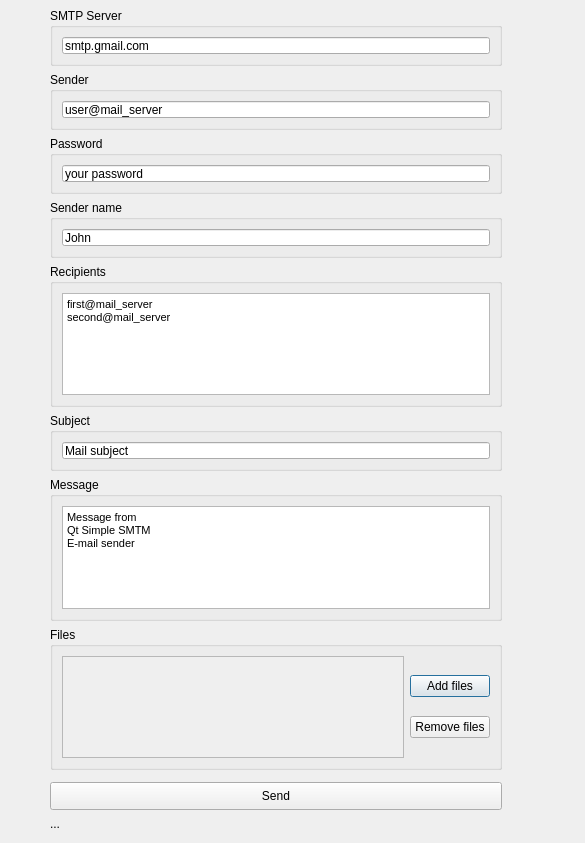
<?xml version="1.0" encoding="UTF-8"?>
<ui version="4.0">
 <class>mail</class>
 <widget class="QDialog" name="mail">
  <property name="geometry">
   <rect>
    <x>0</x>
    <y>0</y>
    <width>585</width>
    <height>843</height>
   </rect>
  </property>
  <property name="windowTitle">
   <string>Dialog</string>
  </property>
  <widget class="QGroupBox" name="groupBox_4">
   <property name="geometry">
    <rect>
     <x>50</x>
     <y>264</y>
     <width>452</width>
     <height>143</height>
    </rect>
   </property>
   <property name="title">
    <string>Recipients</string>
   </property>
   <layout class="QVBoxLayout" name="verticalLayout_10">
    <item>
     <widget class="QTextEdit" name="teRecipients_2">
      <property name="html">
       <string>&lt;!DOCTYPE HTML PUBLIC &quot;-//W3C//DTD HTML 4.0//EN&quot; &quot;http://www.w3.org/TR/REC-html40/strict.dtd&quot;&gt;
&lt;html&gt;&lt;head&gt;&lt;meta name=&quot;qrichtext&quot; content=&quot;1&quot; /&gt;&lt;style type=&quot;text/css&quot;&gt;
p, li { white-space: pre-wrap; }
&lt;/style&gt;&lt;/head&gt;&lt;body style=&quot; font-family:'MS Shell Dlg 2'; font-size:7.8pt; font-weight:400; font-style:normal;&quot;&gt;
&lt;p style=&quot; margin-top:0px; margin-bottom:0px; margin-left:0px; margin-right:0px; -qt-block-indent:0; text-indent:0px;&quot;&gt;&lt;span style=&quot; font-family:'MS Shell Dlg 2'; font-size:8.25pt;&quot;&gt;first@mail_server&lt;/span&gt;&lt;/p&gt;
&lt;p style=&quot; margin-top:0px; margin-bottom:0px; margin-left:0px; margin-right:0px; -qt-block-indent:0; text-indent:0px;&quot;&gt;&lt;span style=&quot; font-family:'MS Shell Dlg 2'; font-size:8.25pt;&quot;&gt;second@mail_server&lt;/span&gt;&lt;/p&gt;&lt;/body&gt;&lt;/html&gt;</string>
      </property>
     </widget>
    </item>
   </layout>
  </widget>
  <widget class="QGroupBox" name="groupBox_5">
   <property name="geometry">
    <rect>
     <x>50</x>
     <y>413</y>
     <width>452</width>
     <height>58</height>
    </rect>
   </property>
   <property name="title">
    <string>Subject</string>
   </property>
   <layout class="QVBoxLayout" name="verticalLayout_15">
    <item>
     <widget class="QLineEdit" name="leSubject_2">
      <property name="text">
       <string>Mail subject</string>
      </property>
     </widget>
    </item>
   </layout>
  </widget>
  <widget class="QGroupBox" name="groupBox">
   <property name="geometry">
    <rect>
     <x>50</x>
     <y>8</y>
     <width>452</width>
     <height>58</height>
    </rect>
   </property>
   <property name="title">
    <string>SMTP Server</string>
   </property>
   <layout class="QVBoxLayout" name="verticalLayout_11">
    <item>
     <widget class="QLineEdit" name="leSmtpServer_2">
      <property name="text">
       <string>smtp.gmail.com</string>
      </property>
     </widget>
    </item>
   </layout>
  </widget>
  <widget class="QGroupBox" name="groupBox_6">
   <property name="geometry">
    <rect>
     <x>50</x>
     <y>477</y>
     <width>452</width>
     <height>144</height>
    </rect>
   </property>
   <property name="title">
    <string>Message</string>
   </property>
   <layout class="QVBoxLayout" name="verticalLayout_17">
    <item>
     <widget class="QTextEdit" name="teMessage_2">
      <property name="html">
       <string>&lt;!DOCTYPE HTML PUBLIC &quot;-//W3C//DTD HTML 4.0//EN&quot; &quot;http://www.w3.org/TR/REC-html40/strict.dtd&quot;&gt;
&lt;html&gt;&lt;head&gt;&lt;meta name=&quot;qrichtext&quot; content=&quot;1&quot; /&gt;&lt;style type=&quot;text/css&quot;&gt;
p, li { white-space: pre-wrap; }
&lt;/style&gt;&lt;/head&gt;&lt;body style=&quot; font-family:'MS Shell Dlg 2'; font-size:7.8pt; font-weight:400; font-style:normal;&quot;&gt;
&lt;p style=&quot; margin-top:0px; margin-bottom:0px; margin-left:0px; margin-right:0px; -qt-block-indent:0; text-indent:0px;&quot;&gt;&lt;span style=&quot; font-family:'MS Shell Dlg 2'; font-size:8.25pt;&quot;&gt;Message from&lt;/span&gt;&lt;/p&gt;
&lt;p style=&quot; margin-top:0px; margin-bottom:0px; margin-left:0px; margin-right:0px; -qt-block-indent:0; text-indent:0px;&quot;&gt;&lt;span style=&quot; font-family:'MS Shell Dlg 2'; font-size:8.25pt;&quot;&gt;Qt Simple SMTM&lt;/span&gt;&lt;/p&gt;
&lt;p style=&quot; margin-top:0px; margin-bottom:0px; margin-left:0px; margin-right:0px; -qt-block-indent:0; text-indent:0px;&quot;&gt;&lt;span style=&quot; font-family:'MS Shell Dlg 2'; font-size:8.25pt;&quot;&gt;E-mail sender&lt;/span&gt;&lt;/p&gt;&lt;/body&gt;&lt;/html&gt;</string>
      </property>
     </widget>
    </item>
   </layout>
  </widget>
  <widget class="QGroupBox" name="groupBox_2">
   <property name="geometry">
    <rect>
     <x>50</x>
     <y>72</y>
     <width>452</width>
     <height>58</height>
    </rect>
   </property>
   <property name="title">
    <string>Sender</string>
   </property>
   <layout class="QVBoxLayout" name="verticalLayout_13">
    <item>
     <widget class="QLineEdit" name="leSender_2">
      <property name="text">
       <string>user@mail_server</string>
      </property>
     </widget>
    </item>
   </layout>
  </widget>
  <widget class="QGroupBox" name="groupBox_7">
   <property name="geometry">
    <rect>
     <x>50</x>
     <y>627</y>
     <width>452</width>
     <height>143</height>
    </rect>
   </property>
   <property name="title">
    <string>Files</string>
   </property>
   <layout class="QHBoxLayout" name="horizontalLayout_2">
    <item>
     <widget class="QTextEdit" name="teFiles_2">
      <property name="enabled">
       <bool>false</bool>
      </property>
      <property name="html">
       <string>&lt;!DOCTYPE HTML PUBLIC &quot;-//W3C//DTD HTML 4.0//EN&quot; &quot;http://www.w3.org/TR/REC-html40/strict.dtd&quot;&gt;
&lt;html&gt;&lt;head&gt;&lt;meta name=&quot;qrichtext&quot; content=&quot;1&quot; /&gt;&lt;style type=&quot;text/css&quot;&gt;
p, li { white-space: pre-wrap; }
&lt;/style&gt;&lt;/head&gt;&lt;body style=&quot; font-family:'MS Shell Dlg 2'; font-size:7.8pt; font-weight:400; font-style:normal;&quot;&gt;
&lt;p style=&quot;-qt-paragraph-type:empty; margin-top:0px; margin-bottom:0px; margin-left:0px; margin-right:0px; -qt-block-indent:0; text-indent:0px; font-family:'MS Shell Dlg 2'; font-size:8.25pt;&quot;&gt;&lt;br /&gt;&lt;/p&gt;&lt;/body&gt;&lt;/html&gt;</string>
      </property>
     </widget>
    </item>
    <item>
     <layout class="QVBoxLayout" name="verticalLayout_14">
      <property name="spacing">
       <number>0</number>
      </property>
      <property name="leftMargin">
       <number>0</number>
      </property>
      <property name="topMargin">
       <number>0</number>
      </property>
      <property name="rightMargin">
       <number>0</number>
      </property>
      <property name="bottomMargin">
       <number>0</number>
      </property>
      <item>
       <widget class="QPushButton" name="pbAddFiles_2">
        <property name="text">
         <string>Add files</string>
        </property>
       </widget>
      </item>
      <item>
       <widget class="QPushButton" name="pbRemoveFiles_2">
        <property name="text">
         <string>Remove files</string>
        </property>
       </widget>
      </item>
     </layout>
    </item>
   </layout>
  </widget>
  <widget class="QPushButton" name="pbSendEmail">
   <property name="geometry">
    <rect>
     <x>50</x>
     <y>782</y>
     <width>452</width>
     <height>28</height>
    </rect>
   </property>
   <property name="text">
    <string>Send</string>
   </property>
  </widget>
  <widget class="QLabel" name="lStatus">
   <property name="geometry">
    <rect>
     <x>50</x>
     <y>816</y>
     <width>452</width>
     <height>16</height>
    </rect>
   </property>
   <property name="text">
    <string>...</string>
   </property>
  </widget>
  <widget class="QGroupBox" name="groupBox_3">
   <property name="geometry">
    <rect>
     <x>50</x>
     <y>136</y>
     <width>452</width>
     <height>58</height>
    </rect>
   </property>
   <property name="title">
    <string>Password</string>
   </property>
   <layout class="QVBoxLayout" name="verticalLayout_16">
    <item>
     <widget class="QLineEdit" name="lePassword_2">
      <property name="text">
       <string>your password</string>
      </property>
     </widget>
    </item>
   </layout>
  </widget>
  <widget class="QGroupBox" name="groupBox_8">
   <property name="geometry">
    <rect>
     <x>50</x>
     <y>200</y>
     <width>452</width>
     <height>58</height>
    </rect>
   </property>
   <property name="title">
    <string>Sender name</string>
   </property>
   <layout class="QVBoxLayout" name="verticalLayout_12">
    <item>
     <widget class="QLineEdit" name="leSenderName_2">
      <property name="text">
       <string>John</string>
      </property>
     </widget>
    </item>
   </layout>
  </widget>
 </widget>
 <resources/>
 <connections/>
</ui>
